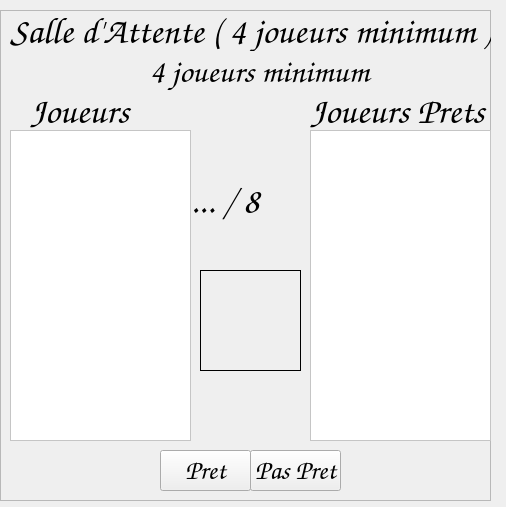
<?xml version="1.0" encoding="UTF-8"?>
<ui version="4.0">
 <class>SalleAttente</class>
 <widget class="QWidget" name="SalleAttente">
  <property name="geometry">
   <rect>
    <x>0</x>
    <y>0</y>
    <width>506</width>
    <height>507</height>
   </rect>
  </property>
  <property name="windowTitle">
   <string>Salle d'attente</string>
  </property>
  <property name="styleSheet">
   <string notr="true">background-image: url(:/img/challengeNoel.png);</string>
  </property>
  <widget class="QFrame" name="frame">
   <property name="geometry">
    <rect>
     <x>0</x>
     <y>10</y>
     <width>491</width>
     <height>491</height>
    </rect>
   </property>
   <property name="frameShape">
    <enum>QFrame::StyledPanel</enum>
   </property>
   <property name="frameShadow">
    <enum>QFrame::Raised</enum>
   </property>
   <widget class="QListWidget" name="listWidgetJoueur">
    <property name="geometry">
     <rect>
      <x>10</x>
      <y>120</y>
      <width>181</width>
      <height>311</height>
     </rect>
    </property>
    <property name="font">
     <font>
      <pointsize>15</pointsize>
     </font>
    </property>
    <property name="styleSheet">
     <string notr="true">background-color: rgb(255, 255, 255);</string>
    </property>
   </widget>
   <widget class="QListWidget" name="listWidgetJoueurPret">
    <property name="geometry">
     <rect>
      <x>310</x>
      <y>120</y>
      <width>181</width>
      <height>311</height>
     </rect>
    </property>
    <property name="font">
     <font>
      <pointsize>15</pointsize>
     </font>
    </property>
    <property name="styleSheet">
     <string notr="true">background-color: rgb(255, 255, 255);</string>
    </property>
   </widget>
   <widget class="QLabel" name="labelSalleAttente">
    <property name="geometry">
     <rect>
      <x>10</x>
      <y>0</y>
      <width>491</width>
      <height>41</height>
     </rect>
    </property>
    <property name="font">
     <font>
      <family>Z003</family>
      <pointsize>28</pointsize>
      <italic>true</italic>
      <bold>true</bold>
     </font>
    </property>
    <property name="text">
     <string>Salle d'Attente ( 4 joueurs minimum )</string>
    </property>
   </widget>
   <widget class="QLabel" name="label">
    <property name="geometry">
     <rect>
      <x>150</x>
      <y>40</y>
      <width>251</width>
      <height>41</height>
     </rect>
    </property>
    <property name="font">
     <font>
      <family>Z003</family>
      <pointsize>25</pointsize>
      <italic>true</italic>
      <bold>true</bold>
     </font>
    </property>
    <property name="text">
     <string>4 joueurs minimum</string>
    </property>
   </widget>
   <widget class="QPushButton" name="pushButtonPasPret">
    <property name="geometry">
     <rect>
      <x>250</x>
      <y>440</y>
      <width>91</width>
      <height>41</height>
     </rect>
    </property>
    <property name="font">
     <font>
      <family>Z003</family>
      <pointsize>20</pointsize>
      <italic>true</italic>
      <bold>true</bold>
     </font>
    </property>
    <property name="text">
     <string>Pas Pret</string>
    </property>
   </widget>
   <widget class="QPushButton" name="pushButtonPret">
    <property name="geometry">
     <rect>
      <x>160</x>
      <y>440</y>
      <width>91</width>
      <height>41</height>
     </rect>
    </property>
    <property name="font">
     <font>
      <family>Z003</family>
      <pointsize>20</pointsize>
      <italic>true</italic>
      <bold>true</bold>
     </font>
    </property>
    <property name="text">
     <string>Pret</string>
    </property>
   </widget>
   <widget class="QLabel" name="label_2">
    <property name="geometry">
     <rect>
      <x>30</x>
      <y>80</y>
      <width>111</width>
      <height>41</height>
     </rect>
    </property>
    <property name="font">
     <font>
      <family>Z003</family>
      <pointsize>28</pointsize>
      <italic>true</italic>
      <bold>true</bold>
     </font>
    </property>
    <property name="text">
     <string>Joueurs</string>
    </property>
   </widget>
   <widget class="QLabel" name="label_3">
    <property name="geometry">
     <rect>
      <x>310</x>
      <y>80</y>
      <width>181</width>
      <height>41</height>
     </rect>
    </property>
    <property name="font">
     <font>
      <family>Z003</family>
      <pointsize>28</pointsize>
      <italic>true</italic>
      <bold>true</bold>
     </font>
    </property>
    <property name="text">
     <string>Joueurs Prets</string>
    </property>
   </widget>
   <widget class="QLabel" name="label_4">
    <property name="geometry">
     <rect>
      <x>190</x>
      <y>170</y>
      <width>121</width>
      <height>41</height>
     </rect>
    </property>
    <property name="font">
     <font>
      <family>Z003</family>
      <pointsize>28</pointsize>
      <italic>true</italic>
      <bold>true</bold>
     </font>
    </property>
    <property name="text">
     <string>... / 8</string>
    </property>
   </widget>
   <widget class="QLabel" name="labelGif1">
    <property name="geometry">
     <rect>
      <x>200</x>
      <y>260</y>
      <width>101</width>
      <height>101</height>
     </rect>
    </property>
    <property name="frameShape">
     <enum>QFrame::Panel</enum>
    </property>
    <property name="text">
     <string/>
    </property>
    <property name="scaledContents">
     <bool>true</bool>
    </property>
   </widget>
  </widget>
 </widget>
 <resources/>
 <connections/>
</ui>
